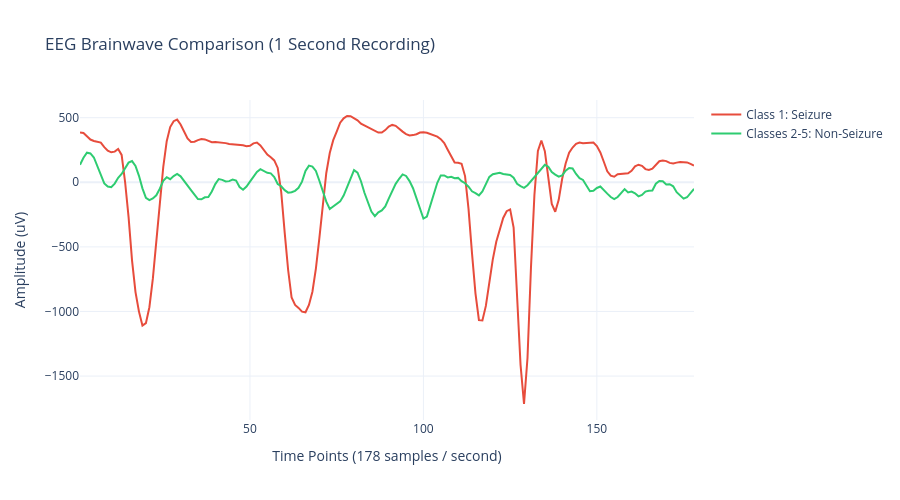

Source (notebook cell):
### Code cell
fig, axes = plt.subplots(2, 1, figsize=(14, 8), sharex=True, sharey=True)

time_points = np.arange(1, 179)
seizure_wave = df_clean[df_clean['y'] == 1].iloc[0, :178].values
normal_wave = df_clean[df_clean['y'].isin([2, 3, 4, 5])].iloc[0, :178].values


# Using Matplotlib chart

axes[0].plot(time_points, seizure_wave, color='#e74c3c', linewidth=1.5)
axes[0].set_title('Class 1: Active Epileptic Seizure (High Amplitude / Wild Spikes)', fontsize=12, fontweight='bold', color='#c0392b')
axes[0].set_ylabel('Amplitude (uV)')

axes[1].plot(time_points, normal_wave, color='#2ecc71', linewidth=1.5)
axes[1].set_title('Classes 2-5: Non-Seizure (Calm Baseline)', fontsize=12, fontweight='bold', color='#27ae60')
axes[1].set_xlabel('Time Points (178 samples = 1 second)', fontsize=12)
axes[1].set_ylabel('Amplitude (uV)')

plt.tight_layout()
plt.savefig('eda_2_brainwave_comparison.png', dpi=300, bbox_inches='tight')
plt.show() 


#Using Plotly chart for Zoomable & Hoverable for Presentation

fig_plotly = go.Figure()

fig_plotly.add_trace(go.Scatter(x=time_points, y=seizure_wave, mode='lines', name='Class 1: Seizure', line=dict(color='#e74c3c', width=2)))
fig_plotly.add_trace(go.Scatter(x=time_points, y=normal_wave, mode='lines', name='Classes 2-5: Non-Seizure', line=dict(color='#2ecc71', width=2)))

fig_plotly.update_layout(
    title=' EEG Brainwave Comparison (1 Second Recording)',
    xaxis_title='Time Points (178 samples / second)',
    yaxis_title='Amplitude (uV)',
    template='plotly_white',
    hovermode='x unified',
    height=500)
fig_plotly.show()

### Figure 1 — Plotly figure (JSON) as saved in the notebook; plotly's stock layout.template omitted (floating-point values rounded to 4 significant figures; data arrays with more than 128 entries replaced by an {"elided": "..."} marker saying what was removed)
{"data": [{"line": {"color": "#e74c3c", "width": 2}, "mode": "lines", "name": "Class 1: Seizure", "type": "scatter", "x": {"elided": "178 int values"}, "y": {"elided": "178 int values"}}, {"line": {"color": "#2ecc71", "width": 2}, "mode": "lines", "name": "Classes 2-5: Non-Seizure", "type": "scatter", "x": {"elided": "178 int values"}, "y": {"elided": "178 int values"}}], "layout": {"height": 500, "hovermode": "x unified", "title": {"text": " EEG Brainwave Comparison (1 Second Recording)"}, "xaxis": {"title": {"text": "Time Points (178 samples / second)"}}, "yaxis": {"title": {"text": "Amplitude (uV)"}}}}
